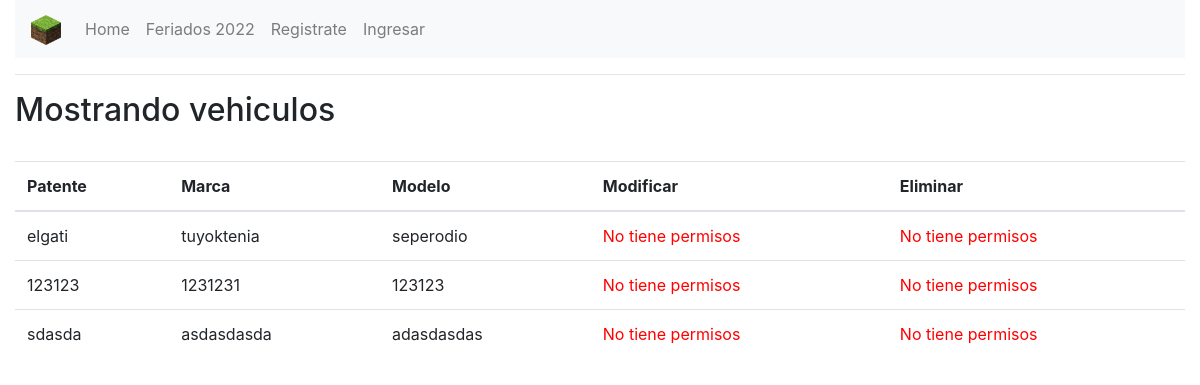
The app's page /mostrar/ with its own data.
### core/models.py (models this page shows, shortened)
class Vehiculo(models.Model):
    patente = models.CharField(max_length=6, primary_key=True, verbose_name='Patente')
    marca = models.CharField(max_length=20, verbose_name='Marca')
    modelo = models.CharField(max_length=20, verbose_name='Modelo')
    categoria = models.ForeignKey(Categoria, on_delete=models.CASCADE)

### core/views.py (the view)
# urls.py: path('mostrar/', mostrar, name="mostrar"),
def mostrar(request):
    vehiculos = Vehiculo.objects.all() #similar al select
    datos = {
        'vehiculos' : vehiculos
    }
    return render(request, 'mostrar.html', datos)

### core/templates/mostrar.html (shortened to what this page needs)
{% extends "base.html" %}
    {% block content %}
    {% load static %}
   <div class="container-fluid">
        <hr>
        <h2>Mostrando vehiculos</h2>
        <br>
        <table class="table">
            <thead>
                <th>Patente</th>
                <th>Marca</th>
                <th>Modelo</th>
                <th>Modificar</th>
                <th>Eliminar</th>
            </thead>
            <tbody>
                {% for ve in vehiculos %}
                    <tr>
                        <td>{{ve.patente}}</td>
                        <td>{{ve.marca}}</td>
                        <td>{{ve.modelo}}</td>
                        {% if user.is_authenticated  %}
                            <td><a href="{% url 'form_modvehiculo' ve.patente%}" class="btn btn-primary">Modificar</a></td>
                            <td><a href="{% url 'form_delvehiculo' ve.patente %}" class="btn btn-danger">Eliminar</a></td>
                        {% else %}
                            <td><a href="#" style="color: red;" >No tiene permisos</a></td>
                            <td><a href="#" style="color: red;">No tiene permisos</a></td>
                        {% endif %}
                    </tr>
                {%endfor%}
            </tbody>
        </table>
   </div>
   {% endblock %}

### records on screen
Vehiculo: patente "elgati", marca "tuyoktenia", modelo "seperodio"
Vehiculo: patente "123123", marca "1231231", modelo "123123"
Vehiculo: patente "sdasda", marca "asdasdasda", modelo "adasdasdas"
